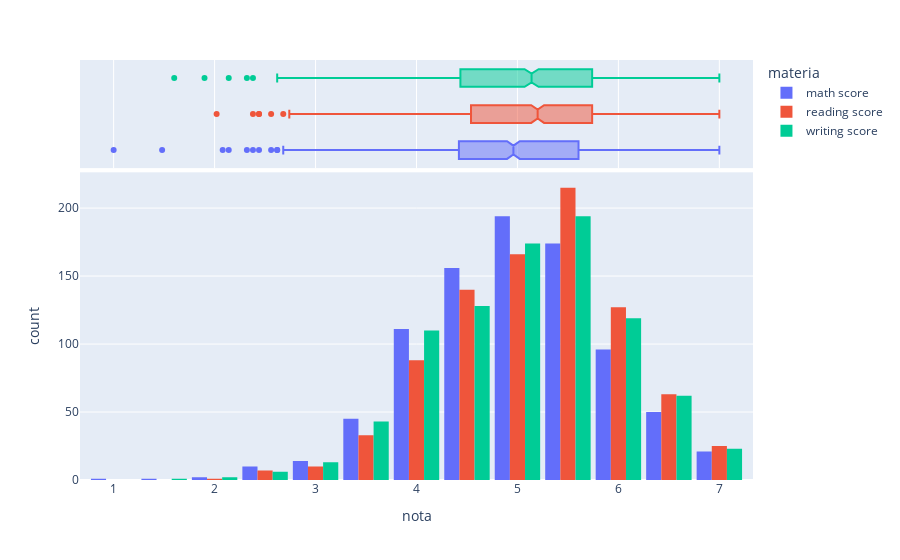

Here is the notebook cell this chart was saved with:
### Markdown cell above
**Histograma con Boxplots:**

### Code cell
fig = px.histogram(df, x="nota", color="materia", 
                         marginal="box", 
                         hover_data=df.columns, 
                         nbins = 14, 
                         barmode='group')
fig.update_layout(bargap=0.1)
fig.show()

### Figure 1 — Plotly figure (JSON) as saved in the notebook; plotly's stock layout.template omitted (floating-point values rounded to 4 significant figures; data arrays with more than 128 entries replaced by an {"elided": "..."} marker saying what was removed)
{"data": [{"alignmentgroup": "True", "bingroup": "x", "hovertemplate": "materia=math score<br>nota=%{x}<br>count=%{y}<extra></extra>", "legendgroup": "math score", "marker": {"color": "#636efa", "pattern": {"shape": ""}}, "name": "math score", "nbinsx": 14, "offsetgroup": "math score", "orientation": "v", "showlegend": true, "type": "histogram", "x": {"elided": "875 float values"}, "xaxis": "x", "yaxis": "y"}, {"alignmentgroup": "True", "customdata": {"elided": "875x2 str values"}, "hovertemplate": "materia=%{customdata[1]}<br>nota=%{x}<br>names=%{customdata[0]}<extra></extra>", "legendgroup": "math score", "marker": {"color": "#636efa"}, "name": "math score", "notched": true, "offsetgroup": "math score", "showlegend": false, "type": "box", "x": {"elided": "875 float values"}, "xaxis": "x2", "yaxis": "y2"}, {"alignmentgroup": "True", "bingroup": "x", "hovertemplate": "materia=reading score<br>nota=%{x}<br>count=%{y}<extra></extra>", "legendgroup": "reading score", "marker": {"color": "#EF553B", "pattern": {"shape": ""}}, "name": "reading score", "nbinsx": 14, "offsetgroup": "reading score", "orientation": "v", "showlegend": true, "type": "histogram", "x": {"elided": "875 float values"}, "xaxis": "x", "yaxis": "y"}, {"alignmentgroup": "True", "customdata": {"elided": "875x2 str values"}, "hovertemplate": "materia=%{customdata[1]}<br>nota=%{x}<br>names=%{customdata[0]}<extra></extra>", "legendgroup": "reading score", "marker": {"color": "#EF553B"}, "name": "reading score", "notched": true, "offsetgroup": "reading score", "showlegend": false, "type": "box", "x": {"elided": "875 float values"}, "xaxis": "x2", "yaxis": "y2"}, {"alignmentgroup": "True", "bingroup": "x", "hovertemplate": "materia=writing score<br>nota=%{x}<br>count=%{y}<extra></extra>", "legendgroup": "writing score", "marker": {"color": "#00cc96", "pattern": {"shape": ""}}, "name": "writing score", "nbinsx": 14, "offsetgroup": "writing score", "orientation": "v", "showlegend": true, "type": "histogram", "x": {"elided": "875 float values"}, "xaxis": "x", "yaxis": "y"}, {"alignmentgroup": "True", "customdata": {"elided": "875x2 str values"}, "hovertemplate": "materia=%{customdata[1]}<br>nota=%{x}<br>names=%{customdata[0]}<extra></extra>", "legendgroup": "writing score", "marker": {"color": "#00cc96"}, "name": "writing score", "notched": true, "offsetgroup": "writing score", "showlegend": false, "type": "box", "x": {"elided": "875 float values"}, "xaxis": "x2", "yaxis": "y2"}], "layout": {"bargap": 0.1, "barmode": "group", "legend": {"title": {"text": "materia"}, "tracegroupgap": 0}, "margin": {"t": 60}, "xaxis": {"anchor": "y", "domain": [0, 1], "title": {"text": "nota"}}, "xaxis2": {"anchor": "y2", "domain": [0, 1], "matches": "x", "showgrid": true, "showticklabels": false}, "yaxis": {"anchor": "x", "domain": [0, 0.7326], "title": {"text": "count"}}, "yaxis2": {"anchor": "x2", "domain": [0.7426, 1], "matches": "y2", "showgrid": false, "showline": false, "showticklabels": false, "ticks": ""}}}
